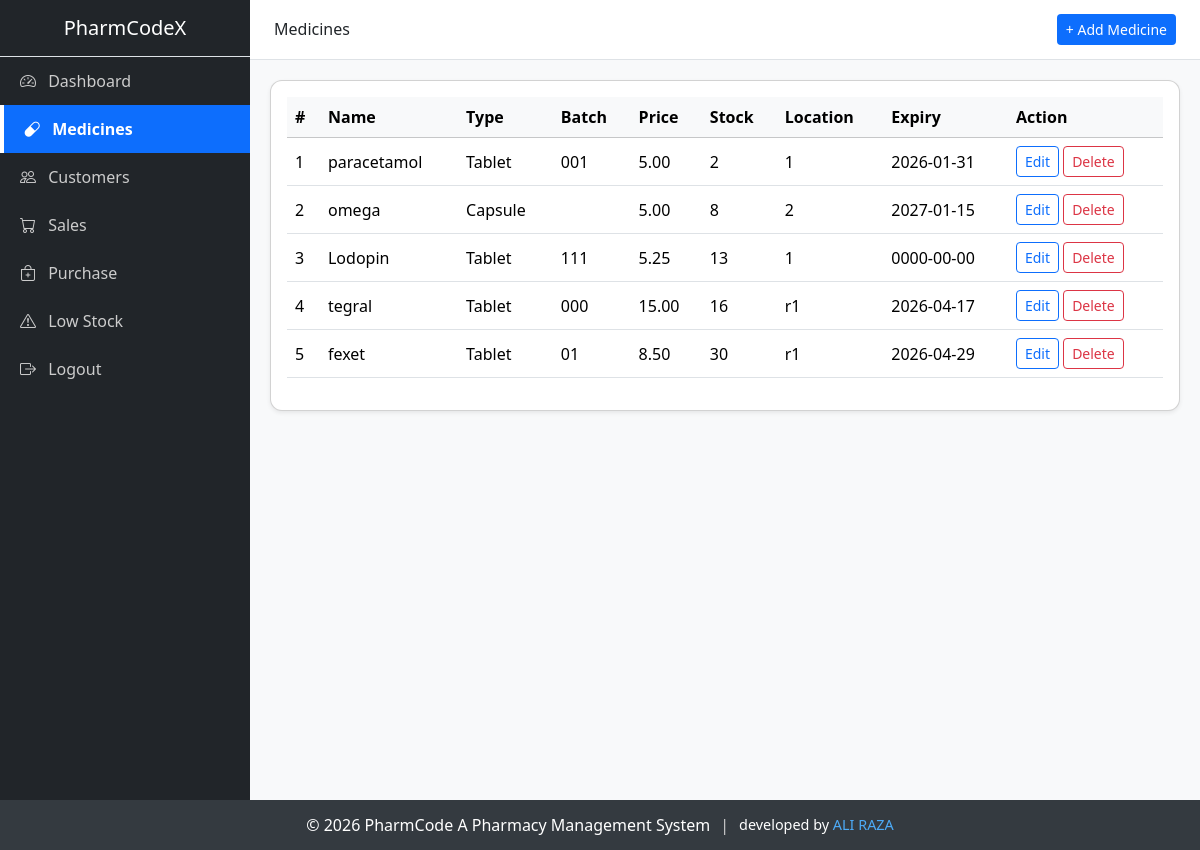
The app's page /mutual/medicine.php, older data.
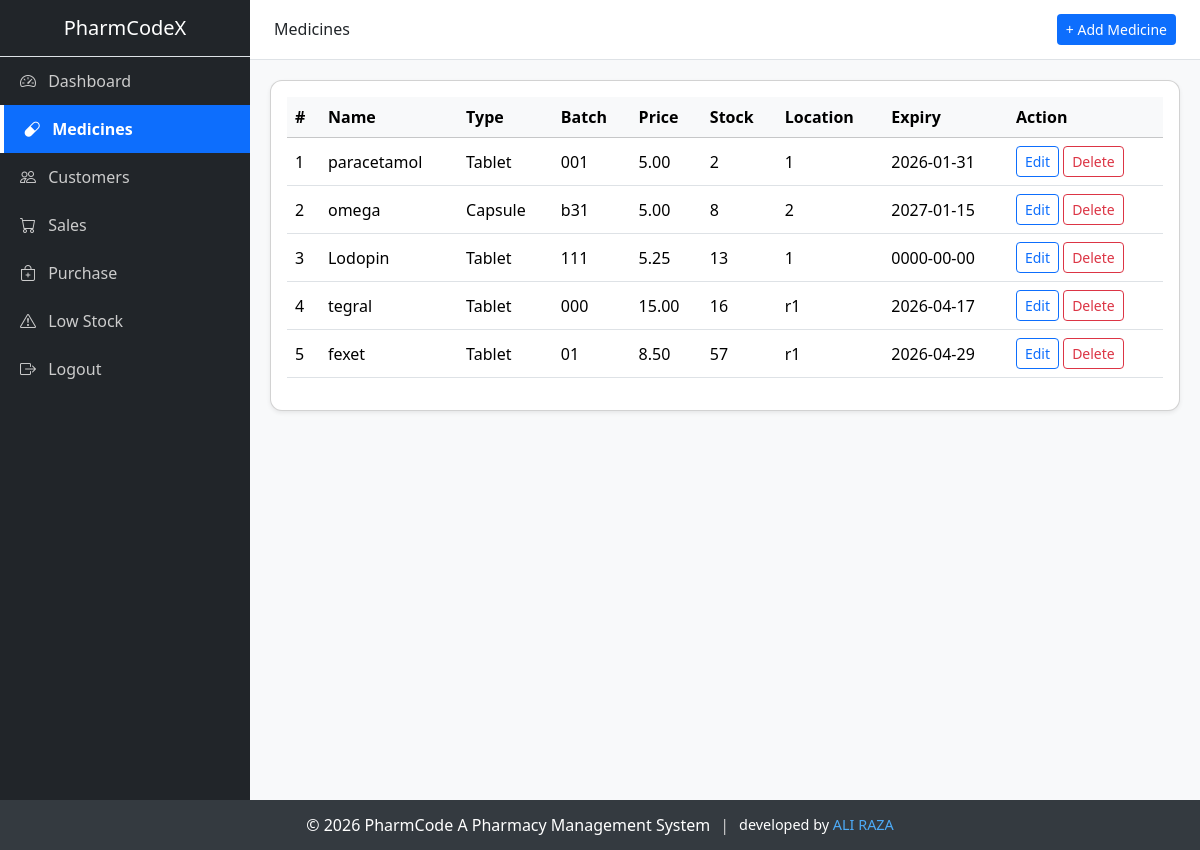
The same page, newer data.
### tables this page shows
CREATE TABLE `medicines` (
  `id` int(11) NOT NULL AUTO_INCREMENT,
  `name` varchar(100) NOT NULL,
  `type` varchar(10) NOT NULL,
  `batch_no` varchar(50) NOT NULL,
  `price` decimal(10,2) NOT NULL,
  `quantity` int(11) NOT NULL DEFAULT 0,
  `location` varchar(10) NOT NULL,
  `expiry_date` date NOT NULL,
  `created_at` timestamp NOT NULL DEFAULT current_timestamp(),
  PRIMARY KEY (`id`)
);

### mutual/medicine.php (the view, shortened to what this page needs)
<?php
include('../config/connection.php');
$result = $conn->query("SELECT * FROM medicines");
?>
<!DOCTYPE html>
<html lang="en">
<head>
<link href="https://cdn.jsdelivr.net/npm/bootstrap@5.3.2/dist/css/bootstrap.min.css" rel="stylesheet">
</head>
<body class="admin-theme">
<div class="d-flex">
<?php include('../includes/sidebar.php'); ?>
<div class="flex-grow-1">
<div class="topbar d-flex align-items-center justify-content-between px-4">
    <h6 class="mb-0">Medicines</h6>
    <button class="btn btn-sm"
        style="background-color: var(--primary-color); color:#fff"
        data-bs-toggle="modal" data-bs-target="#addMedicineModal">
        + Add Medicine
    </button>
</div>
<div class="content">
<div class="card shadow-sm">
<div class="card-body">
<table class="table table-hover align-middle">
<thead class="table-light">
<tr>
    <th>#</th>
    <th>Name</th>
    <th>Type</th>
    <th>Batch</th>
    <th>Price</th>
    <th>Stock</th>
    <th>Location</th>
    <th>Expiry</th>
    <th>Action</th>
</tr>
</thead>
<tbody>
<?php $i=1; while($row=$result->fetch_assoc()): ?>
<tr data-id="<?= $row['id'] ?>">
    <td><?= $i++ ?></td>
    <td class="name"><?= htmlspecialchars($row['name']) ?></td>
    <td class="type"><?= htmlspecialchars($row['type']) ?></td>
    <td class="batch"><?= htmlspecialchars($row['batch_no']) ?></td>
    <td class="price"><?= $row['price'] ?></td>
    <td class="qty"><?= $row['quantity'] ?></td>
    <td class="location"><?= htmlspecialchars($row['location']) ?></td>
    <td class="expiry"><?= $row['expiry_date'] ?></td>
    <td>
        <button class="btn btn-sm btn-outline-primary" onclick="openEditModal(this)">Edit</button>
        <button class="btn btn-sm btn-outline-danger" onclick="deleteMedicine(this)">Delete</button>
    </td>
</tr>
<?php endwhile; ?>
</tbody>
</table>
</div>
</div>
</div>
</div>
</div>
<?php include("../includes/footer.php"); ?>
</body>
</html>

Row changes from the older to the newer data that the page shows:
changed medicines "omega": batch_no (not shown) → "b31"
changed medicines "fexet": quantity "30" → "57"
